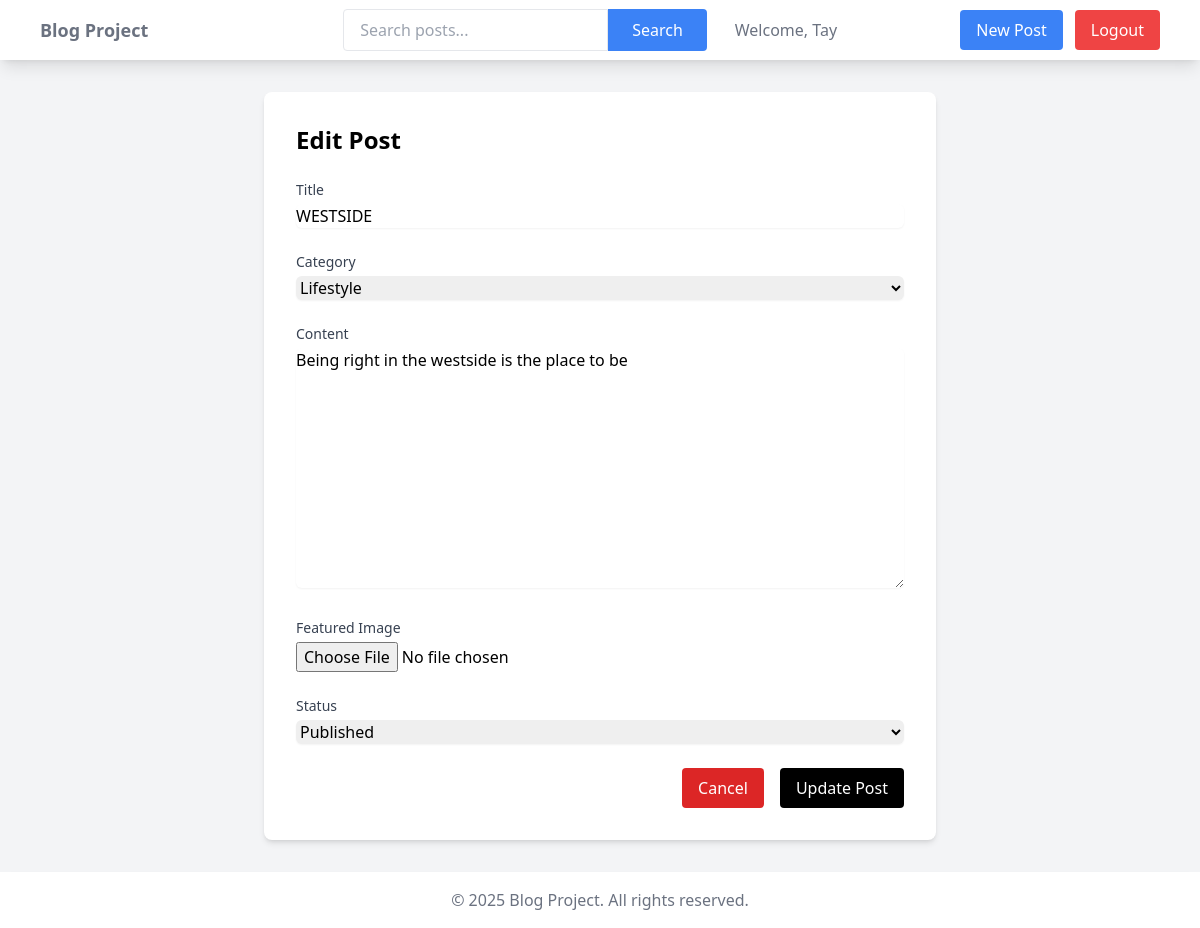
Page /post/11/edit/ (signed in) on the committed database.
### blog/models.py (models this page shows, shortened)
class Post(models.Model):
    title = models.CharField(max_length=200)
    content = models.TextField()
    featured_image = models.ImageField(upload_to='blog_images/', null=True, blank=True)
    created_at = models.DateTimeField(default=timezone.now)
    updated_at = models.DateTimeField(auto_now=True)
    author = models.ForeignKey(User, on_delete=models.CASCADE, related_name='blog_posts')
    category = models.ForeignKey(Category, on_delete=models.SET_NULL, null=True, related_name='posts')
    status = models.CharField(max_length=10, choices=[
        ('draft', 'Draft'),
        ('published', 'Published')
    ], default='draft')
    likes = models.ManyToManyField(User, related_name='liked_posts', blank=True)
    class Meta:
        ordering = ['-created_at']

### blog/views.py (the view)
# urls.py: path('post/<int:pk>/edit/', views.post_edit, name='post_edit'),
@login_required
def post_edit(request, pk):
    post = get_object_or_404(Post, pk=pk)
    if post.author != request.user:
        messages.error(request, "You don't have permission to edit this post!")
        return redirect('post_detail', pk=pk)
    if request.method == 'POST':
        form = PostForm(request.POST, request.FILES, instance=post)
        if form.is_valid():
            post = form.save()
            messages.success(request, 'Your post has been updated successfully!')
            return redirect('post_detail', pk=post.pk)
    else:
        form = PostForm(instance=post)
    return render(request, 'blog/post_form.html', {
        'form': form,
        'is_edit': True
    })

### blog/forms.py
class PostForm(forms.ModelForm):
    class Meta:
        model = Post
        fields = ['title', 'content', 'featured_image', 'category', 'status']
        widgets = {
            'title': forms.TextInput(attrs={
                'class': 'w-full rounded-md border-gray-300 shadow-sm focus:border-blue-300 focus:ring focus:ring-blue-200 focus:ring-opacity-50'
            }),
            'content': forms.Textarea(attrs={
                'class': 'w-full rounded-md border-gray-300 shadow-sm focus:border-blue-300 focus:ring focus:ring-blue-200 focus:ring-opacity-50',
                'rows': '10'
            }),
            'category': forms.Select(attrs={
                'class': 'w-full rounded-md border-gray-300 shadow-sm focus:border-blue-300 focus:ring focus:ring-blue-200 focus:ring-opacity-50'
            }),
            'status': forms.Select(attrs={
                'class': 'w-full rounded-md border-gray-300 shadow-sm focus:border-blue-300 focus:ring focus:ring-blue-200 focus:ring-opacity-50'
            })
        }

### blog/models.py (called while the page is built)
    def __str__(self):
        return self.name

### templates/blog/post_form.html (shortened to what this page needs)
{% extends 'base.html' %}
{% block content %}
<div class="max-w-2xl mx-auto bg-white rounded-lg shadow-md p-8">
    <h2 class="text-2xl font-bold mb-6">{% if is_edit %}Edit Post{% else %}Create New Post{% endif %}</h2>
    <form method="post" enctype="multipart/form-data" class="space-y-6">
        <div>
            <label for="{{ form.title.id_for_label }}" class="block text-sm font-medium text-gray-700 mb-1">
                Title
            </label>
            {{ form.title }}
        </div>
        <div>
            <label for="{{ form.category.id_for_label }}" class="block text-sm font-medium text-gray-700 mb-1">
                Category
            </label>
            {{ form.category }}
        </div>
        <div>
            <label for="{{ form.content.id_for_label }}" class="block text-sm font-medium text-gray-700 mb-1">
                Content
            </label>
            {{ form.content }}
        </div>
        <div>
            <label for="{{ form.featured_image.id_for_label }}" class="block text-sm font-medium text-gray-700 mb-1">
                Featured Image
            </label>
            {{ form.featured_image }}
        </div>
        <div>
            <label for="{{ form.status.id_for_label }}" class="block text-sm font-medium text-gray-700 mb-1">
                Status
            </label>
            {{ form.status }}
        </div>
        <div class="flex justify-end space-x-4">
            <a href="{% if is_edit %}{% url 'post_detail' pk=form.instance.pk %}{% else %}{% url 'home' %}{% endif %}"
               class="px-4 py-2 bg-red-600 text-white rounded hover:bg-red-700">
                Cancel
            </a>
            <button type="submit" class="px-4 py-2 bg-black text-white rounded hover:bg-gray-800">
                {% if is_edit %}Update{% else %}Create{% endif %} Post
            </button>
        </div>
    </form>
</div>
{% endblock content %}

### templates/base.html (shortened to what this page needs)
<!DOCTYPE html>
<html lang="en">
<head>
    <script src="https://cdn.tailwindcss.com"></script>
</head>
<body class="bg-gray-100">
    <nav class="bg-white shadow-lg mb-8">
        <div class="max-w-6xl mx-auto px-4">
            <div class="flex justify-between">
                <div class="flex space-x-7">
                    <a href="{% url 'home' %}" class="flex items-center py-4">
                        <span class="font-semibold text-gray-500 text-lg">Blog Project</span>
                    </a>
                </div>
                <div class="flex items-center space-x-3">
        <div class="flex-1 px-4">
             <form action="{% url 'search' %}" method="get" class="flex">
                <input type="text" name="q" placeholder="Search posts..."
                       class="w-full px-4 py-2 border rounded-l focus:outline-none focus:border-blue-500"
                       value="{{ request.GET.q|default:'' }}">
               <button type="submit"
                       class="px-6 py-2 bg-blue-500 text-white rounded-r hover:bg-blue-600">
                   Search
              </button>
            </form>
 </div>
                    {% if user.is_authenticated %}
        <span class="text-gray-500">Welcome, {{ user.username }}</span>
         <a href="{% url 'notifications' %}" class="relative">
            <span class="inline-flex items-center px-2 py-1 text-sm font-medium text-white">
            </span>
        </a>
        <a href="{% url 'post_create' %}" class="py-2 px-4 bg-blue-500 text-white rounded hover:bg-blue-600">New Post</a>
        <a href="{% url 'logout' %}" class="py-2 px-4 bg-red-500 text-white rounded hover:bg-red-600">Logout</a>
    {% else %}
        <a href="{% url 'login' %}" class="py-2 px-4 bg-blue-500 text-white rounded hover:bg-blue-600">Login</a>
        <a href="{% url 'register' %}" class="py-2 px-4 bg-green-500 text-white rounded hover:bg-green-600">Register</a>
    {% endif %}
                </div>
            </div>
        </div>
    </nav>
    <main class="container mx-auto px-4">
        {% block content %}
        {% endblock %}
    </main>
    <footer class="bg-white shadow-lg mt-8 py-4">
        <div class="container mx-auto px-4 text-center text-gray-500">
            <p>&copy; 2025 Blog Project. All rights reserved.</p>
        </div>
    </footer>
</body>
</html>

### rows in the picture
Post: title "WESTSIDE", category "Lifestyle", content "Being right in the westside is the place to be", status "Published"

### other values in the picture
{{ user.username }} "Tay"
